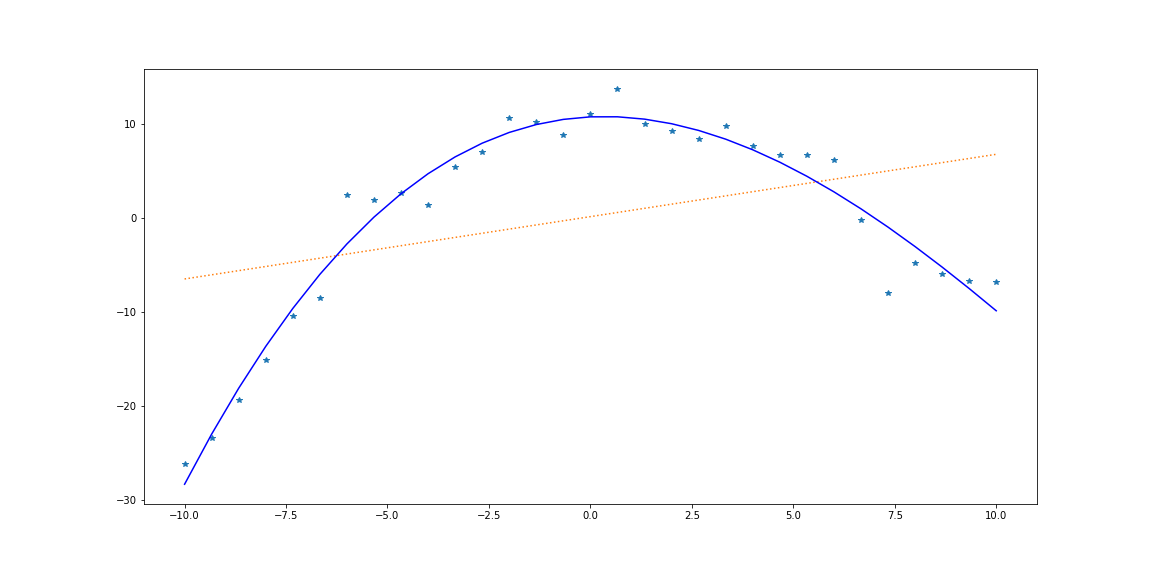

The Python source for this figure:
import numpy as np
import matplotlib.pyplot as plt
from sklearn import linear_model
from sklearn.metrics import r2_score
from sklearn.preprocessing import PolynomialFeatures

N_meas=31

#real values
c_real=-0.3
b_real=0.7
a_real=11.2

modeldegree=2

#generate measurement data
data_x=np.linspace(-10, 10, N_meas)
data_y=a_real+b_real*data_x+c_real*(data_x**2)+3*np.random.randn(N_meas)

#convert to matrix
data_x=data_x.reshape((N_meas, 1))
data_y=data_y.reshape((N_meas, 1))

##############################
#create linear regression model
linregr = linear_model.LinearRegression()

linregr.fit(data_x, data_y)

y_estimate = linregr.predict(data_x)

print(32*'-')
print('Linear model')
print()
print('linear b_estimate =', linregr.coef_[0,0])
print('linear a_estimate =', linregr.intercept_[0])
print()
print('r^2               =', r2_score(data_y, y_estimate))
print()

##############################
#create polynomial regression model

#create X matrix (convert to linear form)
poly_reg=PolynomialFeatures(degree=modeldegree)
X_poly=poly_reg.fit_transform(data_x)
#print('X_poly =', X_poly[1:10, :])

#fit data to linear model
linreg2=linear_model.LinearRegression()
linreg2.fit(X_poly,data_y)

y_estimate2=linreg2.predict(poly_reg.fit_transform(data_x))

print(32*'-')
print('Polynomial model, degree =', modeldegree)
print()
print('polyn c_estimate  =', linreg2.coef_[0,2])
print('polyn b_estimate  =', linreg2.coef_[0,1])
print('polyn a_estimate  =', linreg2.intercept_[0])
print()
print('r^2               =', r2_score(data_y, y_estimate2))
print()
print(32*'-')
print()
print('c_real            =', c_real)
print('b_real            =', b_real)
print('a_real            =', a_real)


fig=plt.figure(figsize=(16, 8))
plt.plot(data_x, data_y, '*')
plt.plot(data_x, y_estimate, ':')
plt.plot(data_x, y_estimate2,color='blue')
plt.savefig("regression04.png")
plt.show()

